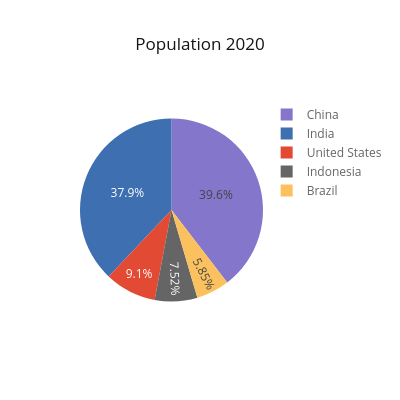

This figure's notebook cell:
### Code cell
df_pivot_2020.iplot(
    kind="pie",
    values="2020",
    labels="country",
    title="Population 2020",
    dimensions=(400,400)
    )

### Figure 1 — Plotly figure (JSON) as saved in the notebook; plotly's stock layout.template omitted (floating-point values rounded to 4 significant figures)
{"data": [{"labels": ["United States", "India", "China", "Indonesia", "Brazil"], "marker": {"colors": ["rgba(226, 74, 51, 1.0)", "rgba(62, 111, 176, 1.0)", "rgba(132, 118, 202, 1.0)", "rgba(101, 101, 101, 1.0)", "rgba(251, 193, 94, 1.0)"]}, "name": "", "type": "pie", "values": [331002651, 1380004385, 1439323776, 273523615, 212559417]}], "layout": {"height": 400, "legend": {"bgcolor": "#FFFFFF", "font": {"color": "#666666"}}, "paper_bgcolor": "#FFFFFF", "plot_bgcolor": "#E5E5E5", "title": "Population 2020", "titlefont": {"color": "#151516"}, "width": 400}}
